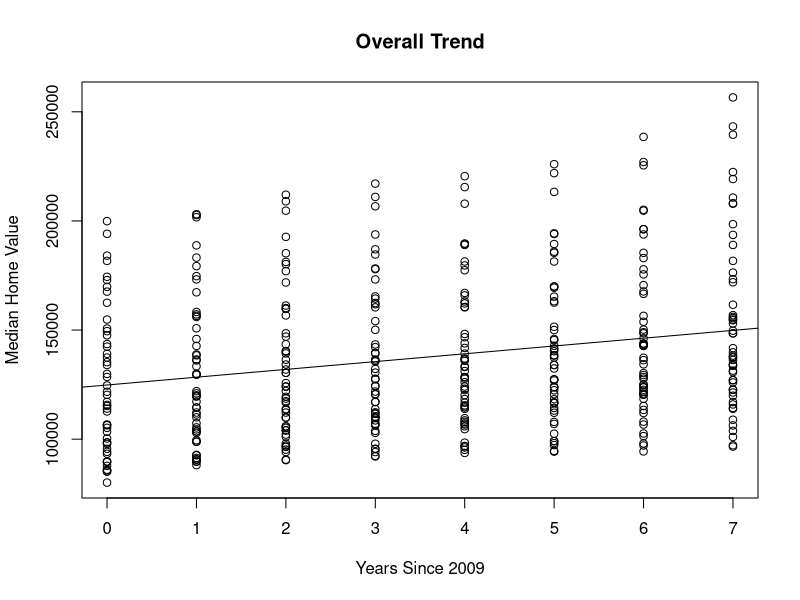
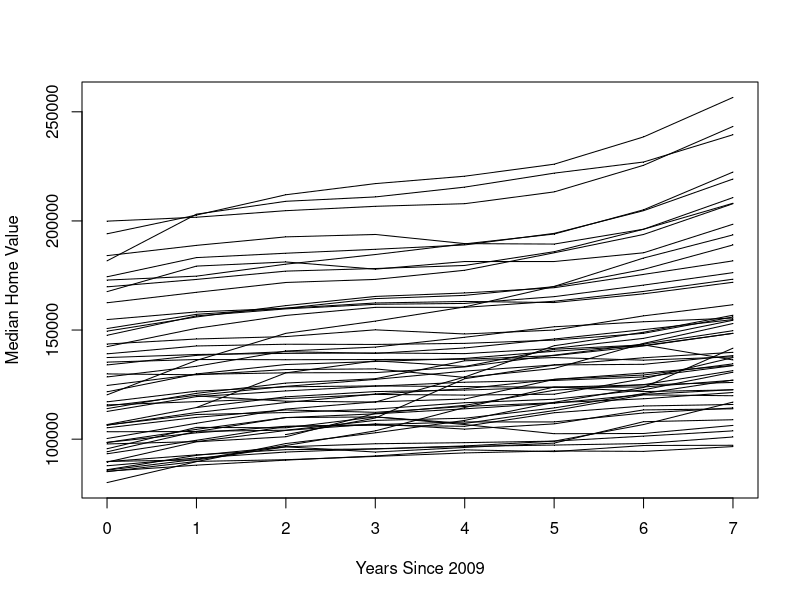
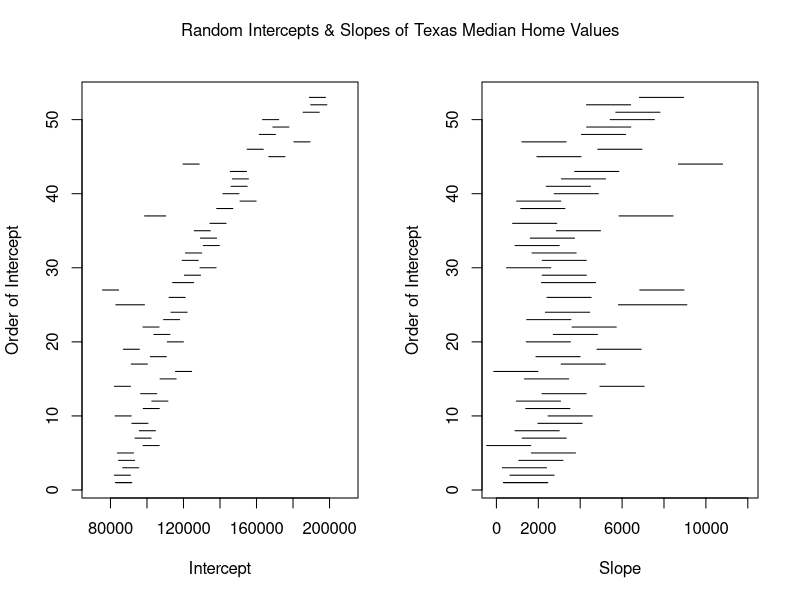

These charts were generated, in order, by the following R code: (Note: this script raises an error after producing the figures.)
######################
############################# R: MACHINE LEARNING AND DATA MODELS
############################# MARY RYAN
############################# NICAR 2018
############################# MARCH 8-11
######################

#### LOAD LIBRARIES ####
#install.packages('splines')
#install.packages('gee')
#install.packages('survival')
#install.packages('nlme')

library(splines)
library(gee)
library(survival)
library(nlme)

#### LOAD DATA ####
beaches <- read.csv('beaches.csv', header=T)
beaches <- beaches[,-1]
house.edu <- read.csv('house_edu.csv', header=T)
house.edu <- house.edu[,-1]

####
######## CONTINUOUS DATA (HOUSE.EDU) ########
####

#### PLOT ALL DATA TOGETHER AND FIND TREND ####
par(mfrow=c(1,1))
plot(house.edu$yrsSince2009, house.edu$Median,
     main="Overall Trend",
     xlab="Years Since 2009",
     ylab="Median Home Value")
abline(lm(house.edu$Median ~ house.edu$yrsSince2009))

#### SPAGHETTI PLOT ####
par(mfrow=c(1,1))
plot( house.edu$yrsSince2009, house.edu$Median, pch=".",
      xlab="Years Since 2009",
      ylab="Median Home Value")
uid <- unique( house.edu$countyID )

for( j in seq( length(uid) ) ){
   lines(house.edu$yrsSince2009[ house.edu$countyID==uid[j] ],
         house.edu$Median[ house.edu$countyID==uid[j] ])
}

#### INDIVIDUAL LINEAR REGRESSIONS ####
house.edu.grouped <- groupedData( Median ~ yrsSince2009 | countyID,
                                  data=house.edu )

indiv.house.edu.lm <- lmList( Median ~ yrsSince2009 | countyID,
                        data=house.edu.grouped )

## creating forest plots of the intercepts & slopes of all the regressions ##
len <- length(indiv.house.edu.lm)
forest.matrix <- matrix(NA, nrow = len, ncol = 7)
forest.matrix[,1] <- names(indiv.house.edu.lm)
forest.matrix[,2] <- intervals(indiv.house.edu.lm)[1:len]
forest.matrix[,3] <- intervals(indiv.house.edu.lm)[(len+1):(2*len)]
forest.matrix[,4] <- intervals(indiv.house.edu.lm)[(2*len + 1):(3*len)]
forest.matrix[,5] <- intervals(indiv.house.edu.lm)[(3*len + 1):(4*len)]
forest.matrix[,6] <- intervals(indiv.house.edu.lm)[(4*len + 1):(5*len)]
forest.matrix[,7] <- intervals(indiv.house.edu.lm)[(5*len + 1):(6*len)]

par(mfrow = c(1,2))
plot( forest.matrix[1,2:4], rep(1, 3), type = "l", ylim = c(1, len),
      xlim=c(70000,210000),xlab = "Intercept", ylab= "Order of Intercept")
for( j in 1:length(unique(forest.matrix[,1]))){
   lines(forest.matrix[j,2:4], rep(j, 3))
   
}

plot( forest.matrix[1,5:7], rep(1, 3), type = "l", ylim = c(1, len),
      xlim=c(-200,12000), xlab = "Slope", ylab= "Order of Intercept")
for( j in 1:length(unique(forest.matrix[,1]))){
   lines(forest.matrix[j,5:7], rep(j, 3))
   
}
mtext("Random Intercepts & Slopes of Texas Median Home Values", outer=TRUE,
      line=-2)

#### RANDOM INTERCEPTS ####

#### RANDOM SLOPES ####


# #### EMPIRICAL CORRELATION MATRIX ####
# fit.house <- lm( Median ~ yrsSince2009, data=house.edu )
# resids.house <- house.edu$Median - fitted( fit.house )
# nobs.house <- length( house.edu$Median )
# ncounties <- length( table( house.edu$countyID ) )
# rmat.house <- matrix( NA, ncounties, 8 )
# ycat.house <- 0:7
# nj.house <- unlist( lapply( split( house.edu$countyID, house.edu$countyID ),
#                             length ) )
# 
# for( j in seq( dim(rmat.house)[2] ) ){
#    
#    legal <- ( house.edu$yrsSince2009 >= ycat.house[j]-0.5 )&( house.edu$yrsSince2009 < ycat.house[j]+0.5 )
#    jtime <- house.edu$yrsSince2009 + 0.01*rnorm(nobs.house)
#    t0 <- unlist( lapply( split(abs(jtime - ycat.house[j]), house.edu$countyID), min ) )
#    tj <- rep( t0, nj.house )
#    keep <- ( abs( jtime - ycat.house[j] )==tj )&( legal )
#    yj <- rep(NA, nobs.house)
#    yj[keep] <- resids.house[keep]
#    yj <- unlist( lapply( split(yj, house.edu$countyID), mymin ) )
#    rmat.house[,j] <- yj
#    
# }
# 
# dimnames( rmat.house ) <- list( NULL, paste("Years Since 2009", 0:7) )
# 
# cmat.house <- matrix(0, 8, 8)
# nmat.house <- matrix(0, 8, 8)
# 
# for( j in seq( dim(cmat.house)[1] ) ){
#    for( k in j:dim(cmat.house)[1] ){
#       
#       njk <- sum( !is.na( rmat.house[,j]*rmat.house[,k] ) )
#       sjk <- sum( rmat.house[,j]*rmat.house[,k], na.rm=T )/njk
#       cmat.house[j,k] <- sjk
#       nmat.house[j,k] <- njk
#       
#    }
# }
# 
# vvec.house <- diag( cmat.house )
# cormat.house <- cmat.house/( outer( sqrt(vvec.house), sqrt(vvec.house) ) )
# 
# round(cormat.house, 3)
# nmat.house

#### GENERALIZED ESTIMATING EQUATIONS (GEES) ####
house.edu.gee <- gee(Median ~ BApctTotPop18plus + yrsSince2009,
                     id=countyID,
                     data=house.edu,
                     corstr="AR-M",
                     Mv=1)
summary( house.edu.gee )
## INTERPRETATIONS ##
## yrsSince2009: expected slope of median home value among counties with
   # no college grads
## BApctTotPop18plus: expected difference in mean median home value in
   # 2009 comparing sub-groups of counties with 1 percentage point
   # difference in college grads
      # i.e., counties with no college grads compared with counites where
      # 1% of the 18+ population have at least a bachelors
## compare these results with what you would've gotten with a classic lm

#### ROBUST STANDARD ERROR ####
## You may notice in the output from the summary of the GEE that in additon to
## the "Estimate" column there are 4 other columns:
   ## Naive S.E.
   ## Naive Z
   ## Robust S.E.
   # Robust Z
## "Naive S.E." indicates the standard error for that coefficient if we assumed
## constant variance. Similarly, "Naive Z" is the Z statistic you would get if
## you used that standard error.
## However, we have reason to believe that different counties will have
## different variances. The Robust standard error (denoted "Robust S.E.") is
## is post-model fix-em-up for this problem. There's a lot of statistical
## theory that goes into this, but basically if the variances really don't
## differ by county you'll get something pretty close to the regular
## standard error, and if they do differ then this will help fix the
## variance. And, as you can imagine, the "Robust Z" is the Z statistic you
## would get if you used the Robust standard error.
## BIG OLE ASTERISKS HERE THOUGH. The Robust standard error DOES NOT DO WELL
## (i.e., it's unpredictable) when you have fewer than 50 independent clusters.
## If you have fewer than 50 clusters, it's safer to go with the regular
## standard error because at least we know *why* it's wrong.

#### INTERACTIONS WITH TIME ####
house.edu.gee.interact <- gee(Median ~ BApctTotPop18plus*yrsSince2009,
                     id=countyID,
                     data=house.edu,
                     corstr="AR-M",
                     Mv=1)
summary( house.edu.gee.interact )
## INTERPRETATIONS ##
## yrsSince2009 and BApctTotPop18plus have the same interpretaitosn as before.
## The interaction term: expected difference in slope of median home value 
   # among sub-groups of counties with 1 percentage point difference in
   # college grads.
      # i.e., does how median home values change over time depend on the
      # proportion of the 18+ population that have at least a bachelors?


####
######## BINARY DATA (BEACHES) ########
####
## split into fresh and saltwater beaches ##
beaches.fresh <- beaches[which(beaches$MeasureType=="Escherichia coli"),]
beaches.fresh <- beaches.fresh[,c(-7, -8, -9, -12, -13)]
beaches.salt <- beaches[which(beaches$MeasureType=="Enterococcus"),]
beaches.salt <- beaches.salt[,c(-7, -8, -9, -10, -11)]

## remove missing values ##
beaches.fresh.narm <- na.omit(beaches.fresh)
beaches.salt.narm <- na.omit(beaches.salt)
#beaches.narm <- na.omit(beaches)
   
#### LOGISTIC REGRESSION REVIEW ####
## Logitistic regression is a way to turn a regression with a binary (0 or 1)
## response to one that has a continuous range, using the logit function.
## The logit function essentially takes the probability of an event happening,
## divides it by the probability of the event not happening, and taking the
## log of the quantity.
## This means that the way we interpret the coefficients (betas) of the model
## is different than we would in a regular linear regression model.
## With logisitc regression, we look at e^(b), instead of just b, because
## we are undoing the log of the logit function.
## If e^(b) = 1, this means that the an increase in variable for that
## coefficient does not increase the odds that the event will happen.
## If e^(b) > 1 (say, 1.2), this means that a 1 unit increase in the variable
## for that coefficient are 20% more likely to have the event than those with
## 1 unit less of the vairable.
## If e^(b) < 1 (say, 0.8), this means that a 1 unit increase in the variable
## for that coefficient are 20% less likely to have the event than those with
## 1 unit less of the vairable.

#### INDIVIDUAL LINEAR REGRESSION MODELS ####
## grouping the data by beach ID ##
beaches.salt.grouped <- groupedData(closure ~ daysSinceJune1 | Beach.ID,
                                  data=beaches.salt.narm)
beaches.fresh.grouped <- groupedData(closure ~ daysSinceJune1 | Beach.ID,
                                    data=beaches.fresh.narm)
## making an individual logistic regression for each beach ##
indiv.salt.lm <- lmList(closure ~ daysSinceJune1 | Beach.ID,
                   data=beaches.salt.grouped)
indiv.fresh.lm <- lmList(closure ~ daysSinceJune1 | Beach.ID,
                        data=beaches.fresh.grouped)

## creating forest plots of the intercepts & slopes of all the regressions ##
len <- length(indiv.fresh.lm)
forest.matrix <- matrix(NA, nrow = len, ncol = 7)
forest.matrix[,1] <- names(indiv.fresh.lm)
forest.matrix[,2] <- intervals(indiv.fresh.lm)[1:len]
forest.matrix[,3] <- intervals(indiv.fresh.lm)[(len+1):(2*len)]
forest.matrix[,4] <- intervals(indiv.fresh.lm)[(2*len + 1):(3*len)]
forest.matrix[,5] <- intervals(indiv.fresh.lm)[(3*len + 1):(4*len)]
forest.matrix[,6] <- intervals(indiv.fresh.lm)[(4*len + 1):(5*len)]
forest.matrix[,7] <- intervals(indiv.fresh.lm)[(5*len + 1):(6*len)]

par(mfrow = c(1,2))
plot( forest.matrix[1,2:4], rep(1, 3), type = "l", ylim = c(1, len),
      xlim=c(-4, 4),xlab = "Intercept", ylab= "Order of Intercept")
for( j in 1:length(unique(forest.matrix[,1]))){
   lines(forest.matrix[j,2:4], rep(j, 3))
   
}

plot( forest.matrix[1,5:7], rep(1, 3), type = "l", ylim = c(1, len),
      xlim=c(-0.5, 0.5), xlab = "Slope", ylab= "Order of Intercept")
for( j in 1:length(unique(forest.matrix[,1]))){
   lines(forest.matrix[j,5:7], rep(j, 3))
   
}
mtext("Random Intercepts & Slopes of NY Freshwater Beaches", outer=TRUE,
      line=-2)

#### RANDOM INTERCEPTS ####

#### RANDOM SLOPES ####


#### GENERALIZED ESTIMATING EQUATIONS (GEES) ####
beaches.salt.gee <- gee(closure ~ EnterocValue + daysSinceJune1,
                   id=Beach.ID,
                   data=beaches.salt.narm,
                   family=binomial(link='logit'),
                   corstr="exchangeable")
beaches.fresh.gee <- gee(closure ~ ecoliValue + daysSinceJune1,
                        id=Beach.ID,
                        data=beaches.fresh.narm,
                        family=binomial(link='logit'),
                        corstr="exchangeable")

#### ROBUST VARIANCE FIX-UP FOR INFERENCE ####
